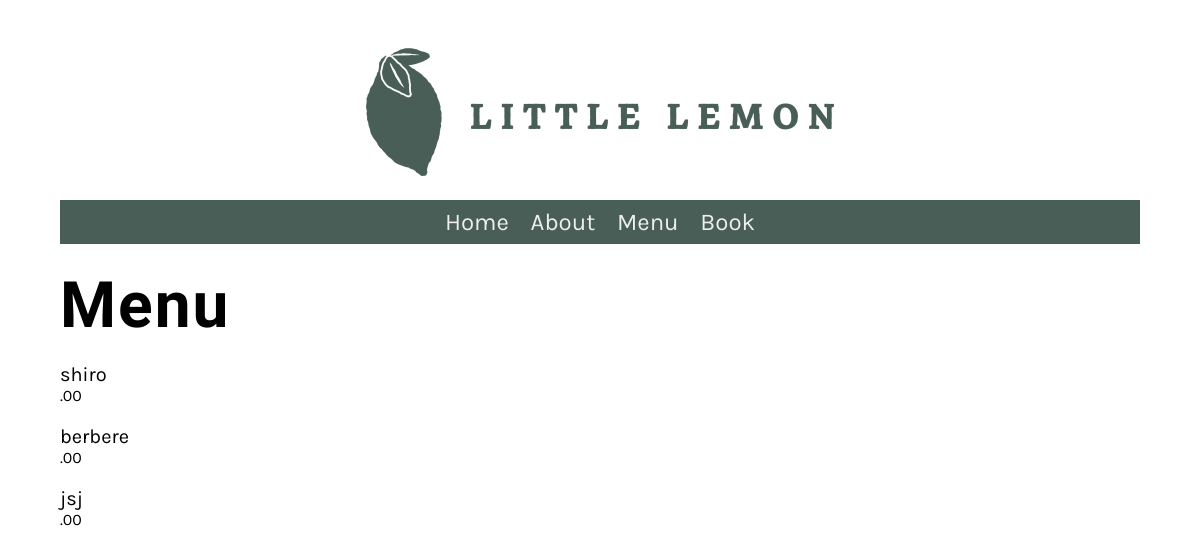
The app's page /menu/, older data.
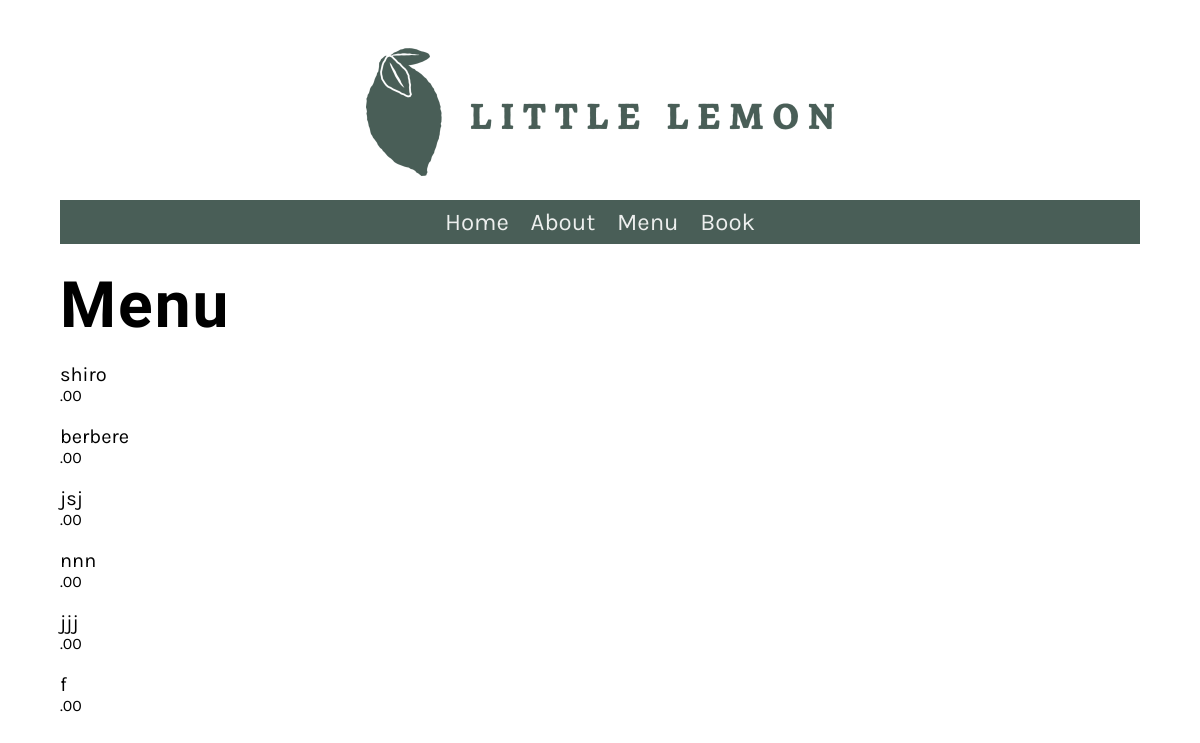
The same page, newer data.
### restaurant/models.py (models this page shows, shortened)
class Menu(models.Model):
   name=models.CharField(max_length=200)
   Price=models.IntegerField()

### restaurant/views.py (the view)
# urls.py: path('menu/', views.menu, name="menu"),
def menu(request):
    menu_data=Menu.objects.all()
    return render(request, 'menu.html', {'menu_items':menu_data})

### restaurant/templates/menu.html
{% extends 'base.html' %}
{% load static %}
{% block content %}
  <h1>Menu</h1>
  <div class="menu">
    {% for item in menu_items %}
      <p>
        {{ item.name }}
        <span class="menu-price">{{ item.price }}.00</span>
      </p>
    {% endfor %}
  </div>
{% endblock %}

### restaurant/templates/base.html (shortened to what this page needs)
{% load static %}
<!DOCTYPE html>
<html lang="en">
  <head>
    <link
      rel="preload"
      as="style"
      href="{% static 'css/style.css' %}"
      onload="this.rel = 'stylesheet'"
    />
  </head>
  <body>
    {% include 'partials/_header.html' %}
    <main>{% block content %} {% endblock %}</main>
  </body>
</html>

### restaurant/templates/partials/_header.html
{% load static %}
<header>
  <img src="{% static 'img/logo.png' %}" />
</header>
<nav>
  <ul>
    <li><a href="{% url 'home' %}">Home</a></li>
    <li><a href="{% url 'about' %}">About</a></li>
    <li><a href="{% url 'menu' %}">Menu</a></li>
    <li><a href="{% url 'book' %}">Book</a></li>
  </ul>
</nav>

### restaurant/static/css/style.css (style rules this page uses)
body { font-family: 'Karla', sans-serif; margin-top: 3rem; margin-bottom: 3rem; margin-left: 5%; margin-right: 5%; }
h1, h2, h3, h4, h5, h6 { font-family: 'Markazi Text', serif; letter-spacing: 2px;; }
h1 { font-size: 4rem; margin-top: 1.5rem; margin-bottom: 0; }
p, ul { font-size: 1.25rem;; }
a { color: #EE9972; text-decoration: none; }
header img { display: block; margin-left: auto; margin-right: auto; max-width: 100%; height: auto; }
nav { background-color: #495E57; margin-top: 1rem; margin-bottom: 1rem; margin-bottom: 0px; }
nav ul { list-style: none; font-size: 1.5rem; text-align: center; padding-inline-start: 0rem; margin-bottom: 0px; }
nav ul li { display: inline-block; margin: 0.5rem; }
nav ul a { color: #EDEFEE; text-decoration: none; }
.menu-price { display: block; font-size: 1rem; }

Row changes from the older to the newer data that the page shows:
added Menu: name "nnn"
added Menu: name "jjj"
added Menu: name "f"
